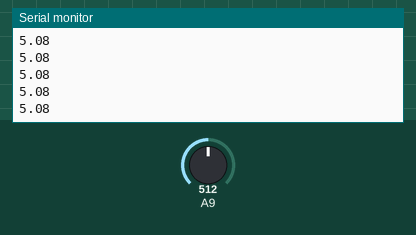
Bench run of a sketch on a simulated Arduino Mega 2560, built with avr-gcc and run on an emulated ATmega2560. Shown: the last lines printed to the serial monitor. The test bench sets the inputs (shaded band); at power-on: A9 = 512.

Above: at 1.2 s.
1.3 s: A9 set to 716
At 1.8 s:
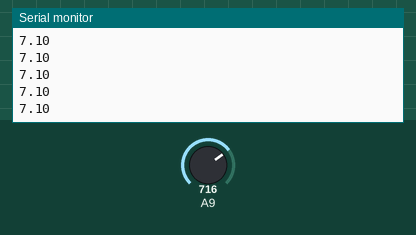
2.8 s: A9 set to 900
At 3.5 s:
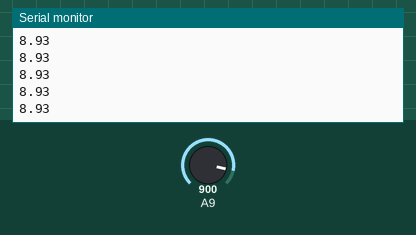
Timing chart, 0 to 5.8 s (numbered marks = the images above; inputs shaded):
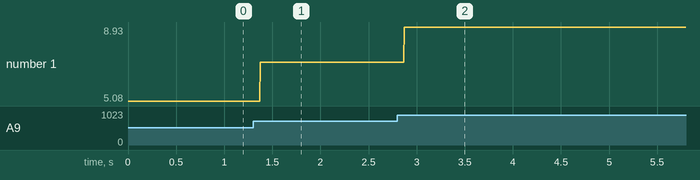

The sketch:

Battery_tester.ino
```cpp
#define volt_div 2.03
void setup() {
  Serial.begin(9600);// put your setup code here, to run once:

}

void loop() {
  float a = (analogRead(A9)*volt_div*5.00)/1023.00;
  Serial.println(a);// put your main code here, to run repeatedly:

}
```

Measured:
- after the input at 1.3 s, the serial monitor: prints a new line after 0.07 s (image 1)
- after the input at 2.8 s, the serial monitor: prints a new line after 0.07 s (image 2)
- plotted number 1: 5.08 → 7.1 after the input at 1.3 s, 7.1 → 8.93 after the input at 2.8 s
